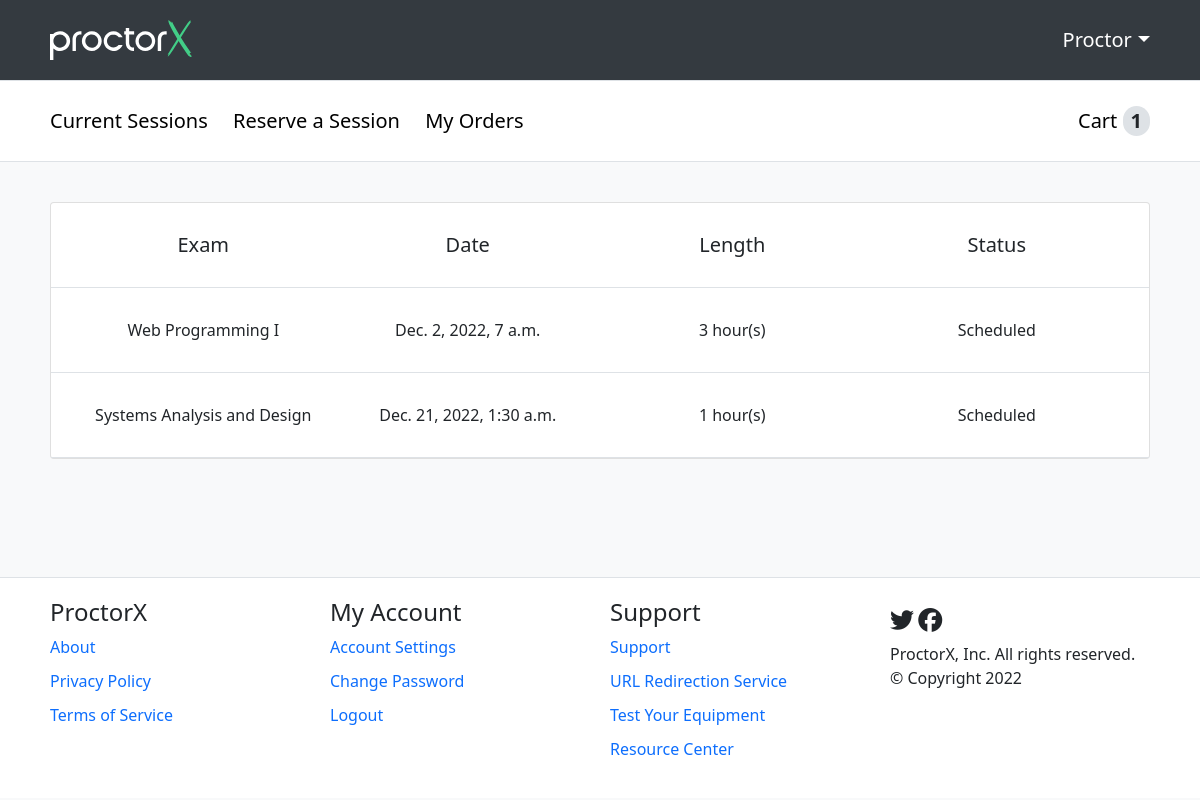
Page /student/session (signed in) on the earlier database version.
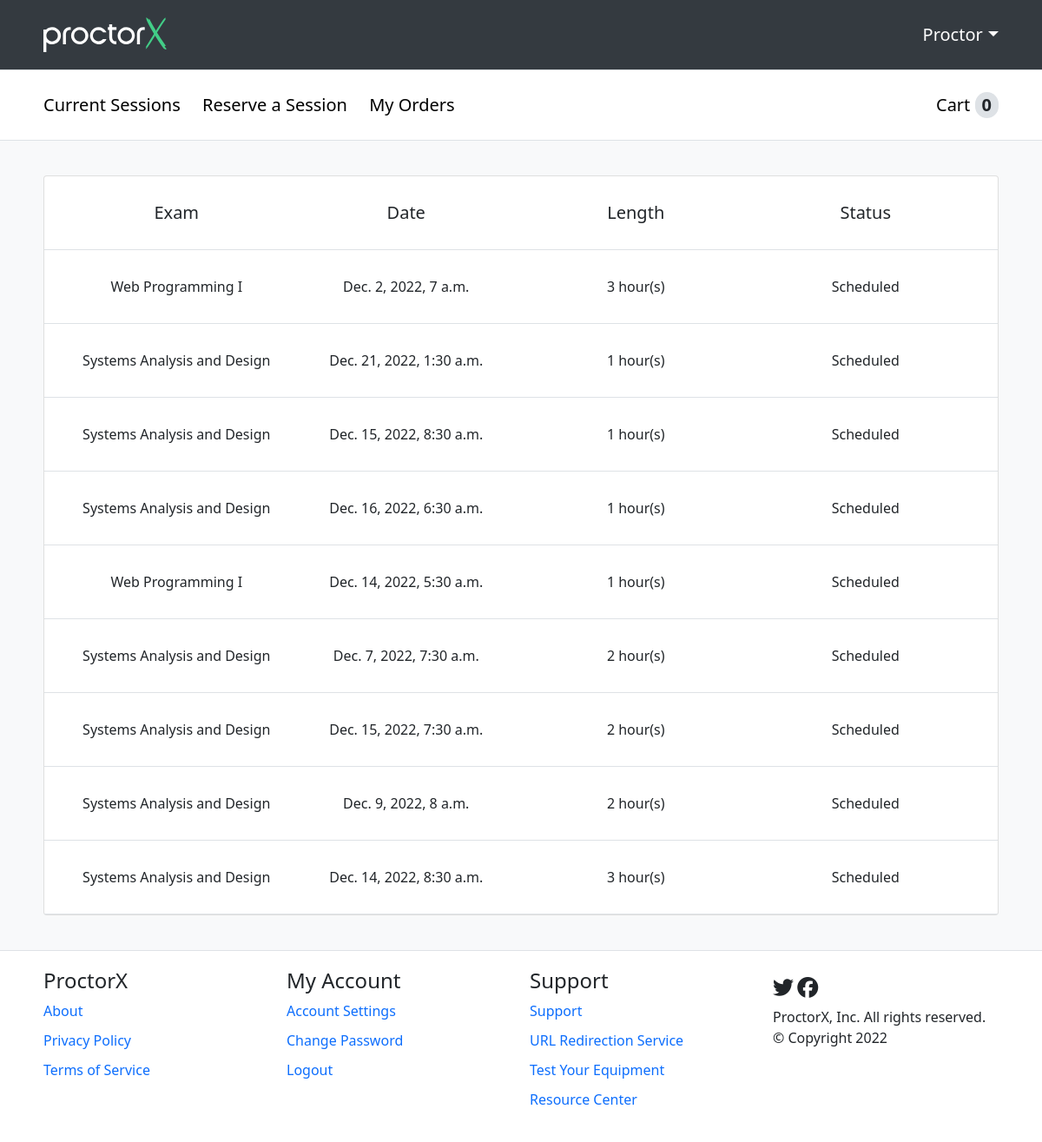
Same page on the later database version.
### proctorx/models.py (models this page shows)
class Student(AbstractUser, PermissionsMixin):
    first_name = models.CharField(max_length=30)
    last_name = models.CharField(max_length=30)
    email = models.CharField(max_length=50, unique=True)
    country = models.CharField(max_length=30, blank=True, null=True)
    city = models.CharField(max_length=30, blank=True, null=True)
    state = models.CharField(max_length=30, blank=True, null=True)
    time_zone = models.CharField(max_length=30, blank=True, null=True)
    postal_code = models.CharField(max_length=10, blank=True, null=True)
    phone_number = models.CharField(max_length=20, blank=True, null=True)
    street_address = models.CharField(max_length=50, blank=True, null=True)
    is_staff = models.BooleanField(default=False)
    is_active = models.BooleanField(default=False)
    username = None
    USERNAME_FIELD = 'email'
    REQUIRED_FIELDS = ['first_name']
    objects = CustomAccountManager()
    def __str__(self):
        return self.first_name

class Session(models.Model):
    session_status = (
    ('scheduled', 'scheduled'),
    ('completed', 'completed'),
    ('cancelled', 'cancelled'),
    )
    payment_status = (
    ('paid', 'paid'),
    ('pending', 'pending'),
    ('rejected', 'rejected'),
    )
    student = models.ForeignKey(Student, on_delete=models.CASCADE)
    exam_date_time = models.DateTimeField(default=datetime.datetime.now())
    university = models.CharField(max_length=50)
    exam_name = models.CharField(max_length=50)
    exam_length = models.IntegerField(choices=((1,1),(2,2),(3,3)), db_column = 'exam length (hrs)', default=1)
    session_status = models.CharField(choices=session_status, max_length=20)
    date_purchased = models.DateField(null=True, blank=True)
    cost = models.DecimalField(decimal_places=2, max_digits= 9)
    payment_status = models.CharField(choices=payment_status, max_length=20)
    order = models.ForeignKey(Order, on_delete=models.CASCADE, null=True)

### proctorx/views.py (the view)
# urls.py: path('student/session', views.session),
@ login_required(login_url='/login')
def session(request):
    current_reservations = Session.objects.filter(
        student_id=request.user.id).filter(session_status='Scheduled')
    cart_items_number = get_cart_items_number(request.user)
    if len(current_reservations) > 0:
        context = {'current_reservations': current_reservations,
                   'cart_items_number': cart_items_number}
    else:
        context = {'cart_items_number': cart_items_number}
    return render(request, 'session.html', context)

### proctorx/functions.py (called while the page is built)
def get_cart_items_number(user):
    result = len(Session.objects.filter(student_id = user.id).filter(session_status = 'Cart'))
    return result

### proctorx/templates/session.html (shortened to what this page needs)
{% extends 'student_template.html' %}
{% block content %}
<div class="session-container">
    <div class="session-headings">
        <h5 class=>Exam</h5>
        <h5>Date</h5>
        <h5>Length</h5>
        <h5>Status</h5>
    </div>
    {% if current_reservations %}
    {% for session in current_reservations %}
    <ul class="session-content">
        <li class="session-attribute fs-6">{{session.exam_name}}</li>
        <li class="session-attribute fs-6">{{session.exam_date_time}}</li>
        <li class="session-attribute fs-6">{{session.exam_length}} hour(s)</li>
        <li class="session-attribute fs-6">{{session.session_status}}</li>
    </ul>
    {% endfor %}
    {% else %}
    <div class="empy-sessions">
        <p>You currently don't have any scheduled sessions</p>
        <a class="fs-4" href="reservation">Reserve a new session</a>
    </div>
    {% endif %}
</div>
{% endblock %}

### proctorx/templates/student_template.html (shortened to what this page needs)
{% load static %}
<!DOCTYPE html>
<html lang="en">
<head>
    <link href="https://cdn.jsdelivr.net/npm/bootstrap@5.0.2/dist/css/bootstrap.min.css" rel="stylesheet"
>
    <link href="{% static 'fontawesome_free/css/all.min.css' %}" rel="stylesheet" type="text/css">
    <link rel="stylesheet" type="text/css" href={% static '/css/styles.css' %}>
</head>
<body>
    <header>
        <div class="header-wrapper scale-down">
            <div class="logo">
                <img class="brand-img" alt="ProctorX Logo" src={% static '/img/proctorX-white.svg' %}>
            </div>
            <div class="user-settings fs-5">
                {{ request.user }}
            </div>
        </div>
    </header>
    <div class="student-options-panel-wrapper">
        <div class="student-options-panel scale-down fs-5">
            <div class="student-links">
                <a class="session" href="session">Current Sessions</a>
                <a class="reserve" href="reservation">Reserve a Session</a>
                <a class="my-orders" href="order">My Orders</a>
            </div>
            <div class="student-cart-balance">
                <a class="cart" href="cart">Cart</a>
                <span class="student-cart-count">{{ cart_items_number }}</span>
            </div>
        </div>
    </div>
    <div class="main-wrapper">
        <main class="scale-down">
            {% block content %}
            {% endblock %}
        </main>
    </div>
    <div class="footer-wrapper">
        <footer class="scale-down">
            <div class="footer-options">
                <h4>ProctorX</h4>
                <div class="footer-sub-options fs-5">
                    <a class="fs-6">About</a>
                    <a class="fs-6">Privacy Policy</a>
                    <a class="fs-6">Terms of Service</a>
                </div>
            </div>
            <div class="footer-options">
                <h4>My Account</h4>
                <div class="footer-sub-options fs-5">
                    <a class="fs-6" href="/student/settings">Account Settings</a>
                    <a class="fs-6" href="/student/settings#change-password">Change Password</a>
                    <a class="fs-6" href="/logout">Logout</a>
                </div>
            </div>
            <div class="footer-options">
                <h4>Support</h4>
                <div class="footer-sub-options fs-5">
                    <a class="fs-6">Support</a>
                    <a class="fs-6">URL Redirection Service</a>
                    <a class="fs-6">Test Your Equipment</a>
                    <a class="fs-6">Resource Center</a>
                </div>
            </div>
            <div class="footer-options">
                <div class="footer-icons">
                    <a><span class="fab fa-twitter fa-xl"></span></a>
                    <a><span class="fab fa-facebook fa-xl"></span></a>
                </div>
                <div class="footer-signature">
                    <p>ProctorX, Inc. All rights reserved.</p>
                    <p>© Copyright 2022</p>
                </div>
            </div>
        </footer>
    </div>
</body>
</html>

### proctorx/static/css/styles.css (style rules this page uses)
body { height: 100vh; margin: 0; background-color: #f8f9fa; }
.scale-down { width: 100%; max-width: 1140px; margin-left: auto; margin-right: auto; }
header { background-color: #343a40; border-bottom: 1px solid #dee2e6 !important; border-bottom-width: 1px; border-bottom-style: solid; border-bottom-color: rgb(222, 226, 230); }
.header-wrapper { background-color: #343a40 !important; display: grid; grid-template-columns: 25% 50% 25%; height: 80px; }
.brand-img { margin: 20px; height: 40px; }
.user-settings { grid-column: 3/4; }
.student-options-panel-wrapper { border-bottom: 1px solid #dee2e6 !important; border-bottom-width: 1px; border-bottom-style: solid; border-bottom-color: rgb(222, 226, 230); background-color: white; }
.student-options-panel { height: 80px; background-color: white; display: grid; grid-template-columns: 2fr 1fr; }
.student-links { align-self: center; padding-left: 20px; }
.student-links a { margin-right: 20px; }
.student-options-panel a { text-decoration: none !important; color: black; align-self: center; }
.student-cart-balance { justify-self: right; align-self: center; margin-right: 20px; }
.student-cart-count { background-color: #dee2e6; border-radius: 10rem; padding-right: 0.6em; padding-left: 0.6em; text-align: center; display: inline-block; line-height: 1; padding: 0.25em 0.4em; font-weight: 600; }
.user-settings { color: white; justify-self: end; align-self: center; margin-right: 20px; }
.user-settings::after { display: inline-block; margin-left: 0.050em; vertical-align: 0.255em; content: ""; border-top: 0.3em solid; border-right: 0.3em solid transparent; border-bottom: 0; border-left: 0.3em solid transparent; }
.main-wrapper { background-color: #f8f9fa; min-height: calc(100vh - 465px); margin-top: 40px; margin-bottom: 40px; }
main { background-color: #f8f9fa; padding-right: 20px; padding-left: 20px; min-height: calc(100vh - 465px); }
.footer-wrapper { background-color: white; border-top: 1px solid #dee2e6 !important; border-top-width: 1px; border-top-style: solid; border-top-color: rgb(222, 226, 230); }
footer { padding-top: 20px; height: 220px; background-color: white; display: grid; grid-template-columns: repeat(4, 1fr); padding-left: 20px; }
.footer-options h4 { font-weight: 500; }
.footer-sub-options a { display: block; padding-bottom: 10px; text-decoration: none; }
.footer-options p { margin: 0px; }
.footer-signature { margin-top: 10px; }
.footer-icons { margin-top: 10px; }
.fa-twitter, .fa-facebook:hover { cursor: pointer; }
.session-container, .order-container { border: 1px solid rgba(0, 0, 0, .125); border-radius: 0.25rem; background-color: white; }
.session-content { display: grid; grid-template-columns: 25% 25% 25% 25%; padding: 30px 20px; border-bottom: 1px solid #dee2e6 !important; margin-bottom: 0px; }
.session-content li { display: inline; text-align: center; }
.session-headings { display: grid; grid-template-columns: 25% 25% 25% 25%; justify-items: center; padding: 30px 20px; border-bottom: 1px solid #dee2e6 !important; }
.session-headings h5 { font-weight: 400; margin-bottom: 0px; }

Differences in the rows shown:
added Session: exam_name "Systems Analysis and Design", exam_date_time "Dec. 15, 2022, 8:30 a.m.", exam_length "1", session_status "Scheduled"
added Session: exam_name "Systems Analysis and Design", exam_date_time "Dec. 16, 2022, 6:30 a.m.", exam_length "1", session_status "Scheduled"
added Session: exam_name "Web Programming I", exam_date_time "Dec. 14, 2022, 5:30 a.m.", exam_length "1", session_status "Scheduled"
added Session: exam_name "Systems Analysis and Design", exam_date_time "Dec. 7, 2022, 7:30 a.m.", exam_length "2", session_status "Scheduled"
added Session: exam_name "Systems Analysis and Design", exam_date_time "Dec. 15, 2022, 7:30 a.m.", exam_length "2", session_status "Scheduled"
added Session: exam_name "Systems Analysis and Design", exam_date_time "Dec. 9, 2022, 8 a.m.", exam_length "2", session_status "Scheduled"
added Session: exam_name "Systems Analysis and Design", exam_date_time "Dec. 14, 2022, 8:30 a.m.", exam_length "3", session_status "Scheduled"
Other differences:
{{ cart_items_number }}: "1" → "0"
